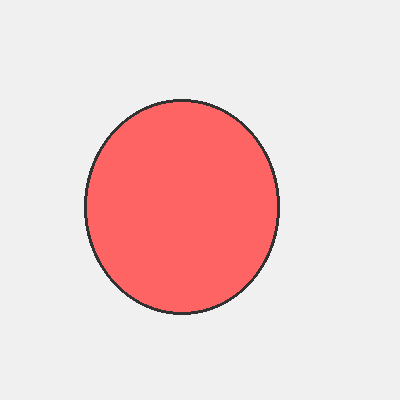
#> input picture test_cases/vision data/auto_label_dataset/circle_01.png, 400 x 400 px
$ python test_simple_vision.py
#> lines starting #> are read from the running program, lines starting #| are printed output that depends on the picture; after the words box and inside, x2 and y2 are one past the last pixel; in counts of white or black regions, pixels touching at a corner belong together
"""
Simple Vision Test - Manual Object Detection with OpenCV
"""
import os
import json
import cv2
import numpy as np

print("Simple Vision Test - Manual Object Detection")
print("=" * 50)

# Test image
test_image = "vision data/auto_label_dataset/circle_01.png"

try:
    print(f"📸 Image: {test_image}")

    # Load image
    image = cv2.imread(test_image)
#> image is the input picture: shape (400, 400, 3); mean B, G, R 210.4, 210.4, 240.7
    if image is None:
        print("❌ Failed to load image")
        exit()

    print(f"✅ Image loaded: {image.shape[1]}x{image.shape[0]} pixels")
#| ✅ Image loaded: 400x400 pixels

    # Convert to grayscale for processing
    gray = cv2.cvtColor(image, cv2.COLOR_BGR2GRAY)
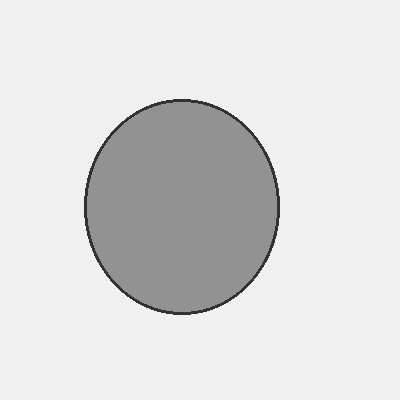
#> gray: shape (400, 400); min 50, max 240, mean 219.4

    # Apply threshold to get binary image
    _, thresh = cv2.threshold(gray, 127, 255, cv2.THRESH_BINARY)
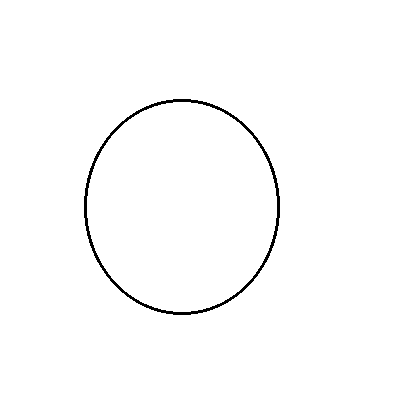
#> thresh: shape (400, 400); 98.8% white; black in thin lines or dots, all inside (x1, y1, x2, y2) = (84, 99, 280, 315)

    # Find contours
    contours, _ = cv2.findContours(thresh, cv2.RETR_EXTERNAL, cv2.CHAIN_APPROX_SIMPLE)
#> contours = [[[0, 0], [0, 399], [399, 399], [399, 0]]]

    print(f"🔍 Found {len(contours)} objects")
#| 🔍 Found 1 objects

    # Process each contour
    detected_objects = []

    for i, contour in enumerate(contours):
        # Get bounding box
        x, y, w, h = cv2.boundingRect(contour)

        # Calculate area
        area = cv2.contourArea(contour)

        # Skip very small contours
        if area < 100:
            continue

        # Approximate contour to determine shape
        epsilon = 0.02 * cv2.arcLength(contour, True)
        approx = cv2.approxPolyDP(contour, epsilon, True)

        # Determine shape based on number of vertices
        vertices = len(approx)
        if vertices == 3:
            shape = "triangle"
        elif vertices == 4:
            aspect_ratio = w / h
            if 0.8 <= aspect_ratio <= 1.2:
                shape = "square"
            else:
                shape = "rectangle"
        elif vertices > 10:
            shape = "circle"
        else:
            shape = "polygon"

        # Create object data
        obj_data = {
            "id": i + 1,
            "label": shape,
            "confidence": 0.95,  # Mock confidence
            "bbox": {
                "x": int(x),
                "y": int(y),
                "width": int(w),
                "height": int(h),
                "center_x": int(x + w/2),
                "center_y": int(y + h/2)
            },
            "area": float(area),
            "vertices": vertices
        }

        detected_objects.append(obj_data)

        # Draw on image
        cv2.rectangle(image, (x, y), (x + w, y + h), (0, 255, 0), 2)
        cv2.putText(image, f"{shape} {i+1}", (x, y-10),
                   cv2.FONT_HERSHEY_SIMPLEX, 0.5, (0, 255, 0), 2)

        print(f"   Object {i+1}: {shape}")
        print(f"     Position: ({x}, {y}) Size: {w}x{h}")
        print(f"     Area: {area:.0f} pixels")
        print(f"     Vertices: {vertices}")
#> this loop made 1 pass
#> (x, y, w, h, area, epsilon, approx, vertices) on pass 1: (0, 0, 400, 400, 159201, 31.92, [[0, 0], [0, 399], [399, 399], [399, 0]], 4)
#|    Object 1: square
#|      Position: (0, 0) Size: 400x400
#|      Area: 159201 pixels
#|      Vertices: 4
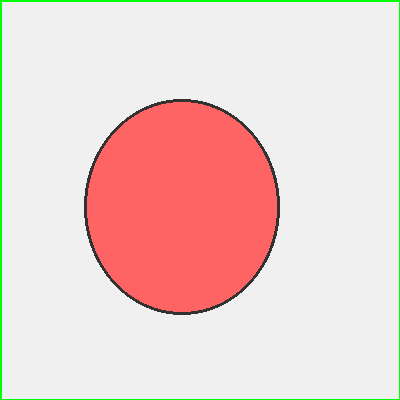
#> image: shape (400, 400, 3); 1.49% of pixels changed, all inside (x1, y1, x2, y2) = (0, 0, 400, 400)
#> after the loop, detected_objects = 1 item

    # Create labeled data
    labeled_data = {
        "image_path": test_image,
        "detection_method": "opencv_contour_analysis",
        "image_dimensions": {
            "width": image.shape[1],
            "height": image.shape[0],
            "channels": image.shape[2]
        },
        "num_detections": len(detected_objects),
        "objects": detected_objects
    }

    # Save results
    output_file = "single_image_labelled_simple.json"
    with open(output_file, 'w') as f:
        json.dump(labeled_data, f, indent=2)

    print(f"\n💾 Results saved to: {output_file}")

    # Save annotated image
    annotated_file = "single_image_annotated_simple.jpg"
    cv2.imwrite(annotated_file, image)
    print(f"🖼️  Annotated image saved to: {annotated_file}")

    # Summary
    print("\n" + "=" * 50)
    print("🎉 SINGLE IMAGE LABELLING COMPLETE!")
    print(f"📊 Summary:")
    print(f"   - Image processed: {os.path.basename(test_image)}")
    print(f"   - Objects detected: {len(detected_objects)}")
#|    - Objects detected: 1
    print(f"   - Detection method: OpenCV contour analysis")
    print(f"   - Output files: {output_file}, {annotated_file}")

    # Show detected shapes
    shape_counts = {}
    for obj in detected_objects:
        shape = obj['label']
        shape_counts[shape] = shape_counts.get(shape, 0) + 1
#> this loop made 1 pass
#> shape on pass 1: 'square'
#> after the loop, shape_counts = {'square': 1}

    print(f"\n🔢 Shape breakdown:")
    for shape, count in shape_counts.items():
        print(f"   - {shape}: {count}")
#> this loop made 1 pass
#> (shape, count) on pass 1: ('square', 1)
#|    - square: 1

except Exception as e:
    print(f"❌ Error: {e}")
    import traceback
    traceback.print_exc()
